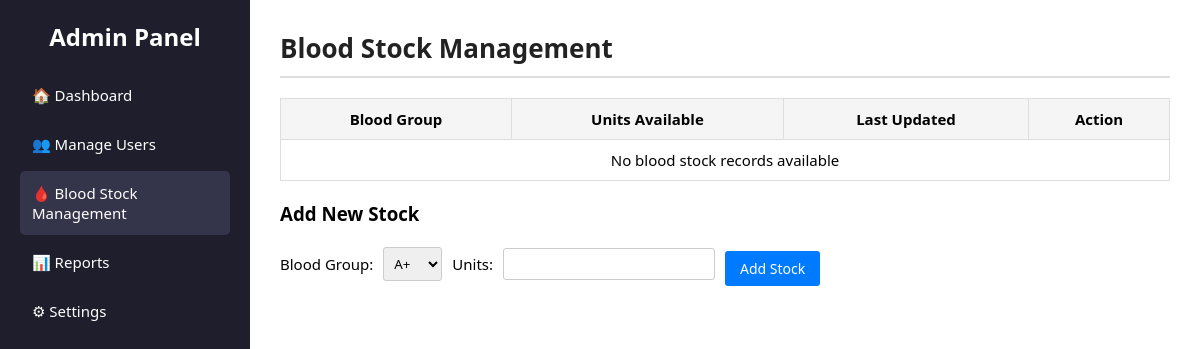
Before: /blood_stock/ with the older database file.
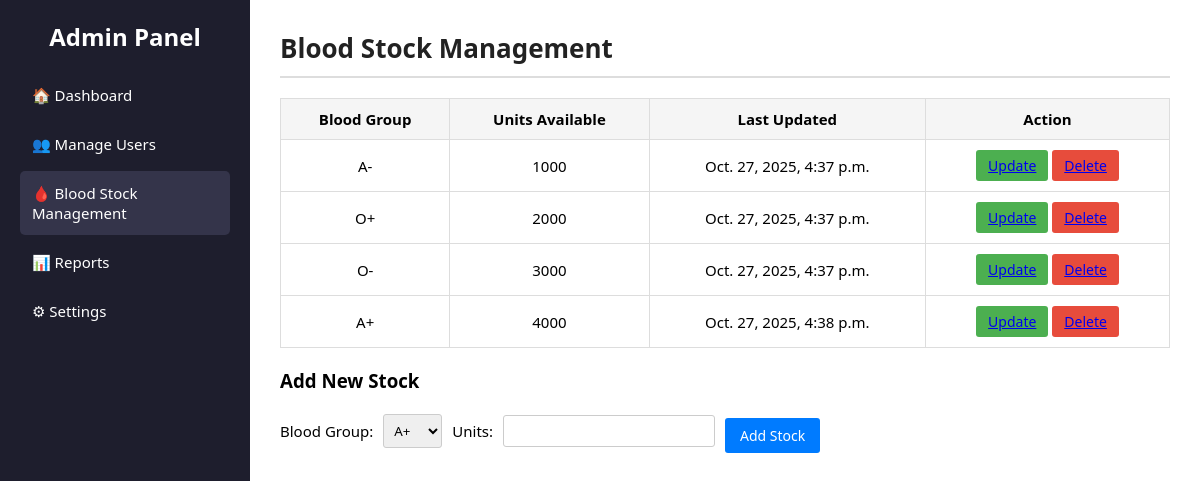
After: the same page with the newer database file.
### Blood_Bank/models.py (models this page shows, shortened)
class BloodStock(models.Model):
    BLOOD_GROUP = [
        ('A+', 'A+'), ('A-', 'A-'),
        ('B+', 'B+'), ('B-', 'B-'),
        ('O+', 'O+'), ('O-', 'O-'),
        ('AB+', 'AB+'), ('AB-', 'AB-'),
    ]
    blood_group = models.CharField(max_length=10,choices=BLOOD_GROUP,null=True,blank=True)
    unit = models.PositiveIntegerField(null=True,blank=True)
    update_at = models.DateTimeField(auto_now=True)

### Blood_Bank/views.py (the view, shortened to what this page needs)
# urls.py: path('blood_stock/',views.blood_stock,name='blood_stock'),
def blood_stock(request):
    stocks = BloodStock.objects.all()
    return render(request,'admin_dashboard/blood_stock.html',{'stocks':stocks})

### Blood_Bank/templates/admin_dashboard/blood_stock.html (shortened to what this page needs)
{% load static %}
<!DOCTYPE html>
<html lang="en">
<head>
    <link rel="stylesheet" href="{% static 'css/admin_dashboard/blood_stock.css' %}">
</head>
<body>
<div class="container">
    <aside class="sidebar">
        <h2>Admin Panel</h2>
        <ul>
            <li><a href="{% url 'admindashboard' %}">🏠 Dashboard</a></li>
            <li><a href="{% url 'manage_users' %}">👥 Manage Users</a></li>
            <li class="active"><a href="{% url 'blood_stock' %}">🩸 Blood Stock Management</a></li>
            <li><a href="{% url 'report_page' %}">📊 Reports</a></li>
            <li><a href="">⚙ Settings</a></li>
        </ul>
    </aside>
    <main class="main-content">
        <h1>Blood Stock Management</h1>
        <table>
            <thead>
                <tr>
                    <th>Blood Group</th>
                    <th>Units Available</th>
                    <th>Last Updated</th>
                    <th>Action</th>
                </tr>
            </thead>
            <tbody>
                {% for stock in stocks %}
                <tr>
                    <td>{{ stock.blood_group }}</td>
                    <td>{{ stock.unit }}</td>
                    <td>{{ stock.update_at }}</td>
                    <td>
                        <form action="#" method="post" style="display:inline;">
                            <button class="btn update"><a href="{% url 'blood_stock_update' stock.id %}">Update</a></button>
                        </form>
                        <form action="#" method="post" style="display:inline;">
                            <button class="btn delete"><a href="{% url 'blood_stock_delete' stock.id %}">Delete</a></button>
                        </form>
                    </td>
                </tr>
                {% empty %}
                <tr>
                    <td colspan="4">No blood stock records available</td>
                </tr>
                {% endfor %}
            </tbody>
        </table>
        <h3 style="margin-top:20px;">Add New Stock</h3>
        <form method="post" class="add-form">
            <label>Blood Group:</label>
            <select name="blood_group" required>
                <option value="A+">A+</option><option value="A-">A-</option>
            </select>
            <label>Units:</label>
            <input type="number" name="units" min="1" required>
            <button type="submit" class="btn add">Add Stock</button>
        </form>
    </main>
</div>
</body>
</html>

### Blood_Bank/static/css/admin_dashboard/blood_stock.css (style rules this page uses)
* { margin: 0; padding: 0; box-sizing: border-box; font-family: "Segoe UI", Arial, sans-serif; }
.container { display: flex; min-height: 100vh; }
.sidebar { width: 250px; background-color: #1e1e2d; color: white; padding: 20px; }
.sidebar h2 { text-align: center; margin-bottom: 20px; }
.sidebar ul { list-style: none; }
.sidebar ul li { padding: 12px; margin-bottom: 5px; border-radius: 5px; }
.sidebar ul li a { color: white; text-decoration: none; display: block; font-size: 15px; }
.sidebar ul li:hover, .sidebar ul li.active { background-color: #34344a; }
.main-content { flex: 1; padding: 30px; background-color: #ffffff; }
.main-content h1 { font-size: 26px; font-weight: 600; margin-bottom: 20px; border-bottom: 2px solid #ddd; padding-bottom: 10px; color: #222; }
table { width: 100%; border-collapse: collapse; margin-top: 15px; }
table, th, td { border: 1px solid #ddd; }
th, td { padding: 10px; text-align: center; font-size: 15px; }
th { background-color: #f5f5f5; font-weight: bold; }
.btn { padding: 6px 12px; font-size: 14px; border: none; cursor: pointer; border-radius: 3px; }
.btn.update { background-color: #4CAF50; color: white; }
.btn.delete { background-color: #e74c3c; color: white; }
.btn.add { background-color: #007bff; color: white; padding: 8px 15px; margin-top: 10px; }
.add-form { display: flex; gap: 10px; align-items: center; margin-top: 15px; }
.add-form label { font-size: 15px; font-weight: 500; }
.add-form select, .add-form input { padding: 6px; border: 1px solid #ccc; border-radius: 3px; }

Changed rows visible on the page:
added BloodStock: blood_group "A-", unit "1000", update_at "Oct. 27, 2025, 4:37 p.m."
added BloodStock: blood_group "O+", unit "2000", update_at "Oct. 27, 2025, 4:37 p.m."
added BloodStock: blood_group "O-", unit "3000", update_at "Oct. 27, 2025, 4:37 p.m."
added BloodStock: blood_group "A+", unit "4000", update_at "Oct. 27, 2025, 4:38 p.m."
Other visible differences:
text no longer shown: "No blood stock records available"
